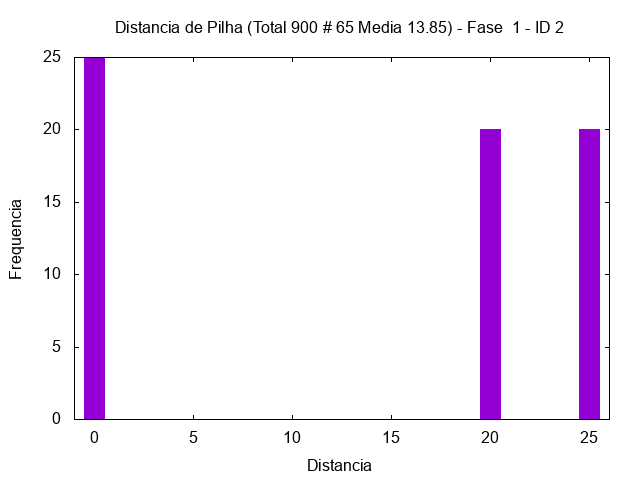

Write the gnuplot code that produced this figure.
set term png
set output "/tmp/out/soma-hist-1-2.png"
set style fill solid 1.0
set title "Distancia de Pilha (Total 900 # 65 Media 13.85) - Fase  1 - ID 2"
set xlabel "Distancia"
set ylabel "Frequencia"
plot [-1:26] "/tmp/out/soma-hist-1-2.gpdat" u 3:4 w boxes t ""
